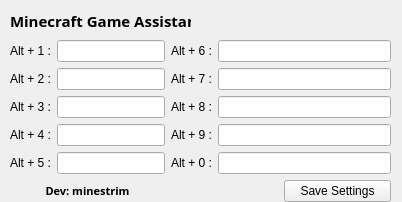
<?xml version="1.0" encoding="UTF-8"?>
<ui version="4.0">
 <class>MainWindow</class>
 <widget class="QMainWindow" name="MainWindow">
  <property name="geometry">
   <rect>
    <x>0</x>
    <y>0</y>
    <width>402</width>
    <height>202</height>
   </rect>
  </property>
  <property name="windowTitle">
   <string>MainWindow</string>
  </property>
  <widget class="QWidget" name="centralwidget">
   <widget class="QLabel" name="label">
    <property name="geometry">
     <rect>
      <x>10</x>
      <y>0</y>
      <width>181</width>
      <height>41</height>
     </rect>
    </property>
    <property name="font">
     <font>
      <family>Yu Gothic UI Semibold</family>
      <pointsize>11</pointsize>
      <weight>75</weight>
      <bold>true</bold>
     </font>
    </property>
    <property name="text">
     <string>Minecraft Game Assistant</string>
    </property>
   </widget>
   <widget class="QWidget" name="formLayoutWidget">
    <property name="geometry">
     <rect>
      <x>10</x>
      <y>40</y>
      <width>381</width>
      <height>171</height>
     </rect>
    </property>
    <layout class="QFormLayout" name="formLayout">
     <item row="0" column="0">
      <layout class="QVBoxLayout" name="text1_2">
       <item>
        <layout class="QHBoxLayout" name="horizontalLayout_9">
         <item>
          <widget class="QLabel" name="label_10">
           <property name="text">
            <string>Alt + 1 :</string>
           </property>
          </widget>
         </item>
         <item>
          <widget class="QLineEdit" name="a_1">
           <property name="alignment">
            <set>Qt::AlignCenter</set>
           </property>
          </widget>
         </item>
        </layout>
       </item>
       <item>
        <layout class="QHBoxLayout" name="horizontalLayout">
         <item>
          <widget class="QLabel" name="label_9">
           <property name="text">
            <string>Alt + 2 :</string>
           </property>
          </widget>
         </item>
         <item>
          <widget class="QLineEdit" name="a_2">
           <property name="alignment">
            <set>Qt::AlignCenter</set>
           </property>
          </widget>
         </item>
        </layout>
       </item>
       <item>
        <layout class="QHBoxLayout" name="horizontalLayout_10">
         <item>
          <widget class="QLabel" name="label_16">
           <property name="text">
            <string>Alt + 3 :</string>
           </property>
          </widget>
         </item>
         <item>
          <widget class="QLineEdit" name="a_3">
           <property name="alignment">
            <set>Qt::AlignCenter</set>
           </property>
          </widget>
         </item>
        </layout>
       </item>
       <item>
        <layout class="QHBoxLayout" name="horizontalLayout_6">
         <item>
          <widget class="QLabel" name="label_14">
           <property name="text">
            <string>Alt + 4 :</string>
           </property>
          </widget>
         </item>
         <item>
          <widget class="QLineEdit" name="a_4">
           <property name="alignment">
            <set>Qt::AlignCenter</set>
           </property>
          </widget>
         </item>
        </layout>
       </item>
       <item>
        <layout class="QHBoxLayout" name="horizontalLayout_11">
         <item>
          <widget class="QLabel" name="label_17">
           <property name="text">
            <string>Alt + 5 :</string>
           </property>
          </widget>
         </item>
         <item>
          <widget class="QLineEdit" name="a_5">
           <property name="alignment">
            <set>Qt::AlignCenter</set>
           </property>
          </widget>
         </item>
        </layout>
       </item>
       <item>
        <layout class="QHBoxLayout" name="horizontalLayout_14">
         <item>
          <widget class="QLabel" name="label_2">
           <property name="font">
            <font>
             <family>Segoe UI Black</family>
             <pointsize>8</pointsize>
             <weight>75</weight>
             <bold>true</bold>
            </font>
           </property>
           <property name="text">
            <string>Dev: minestrim</string>
           </property>
           <property name="alignment">
            <set>Qt::AlignCenter</set>
           </property>
          </widget>
         </item>
        </layout>
       </item>
      </layout>
     </item>
     <item row="0" column="1">
      <layout class="QVBoxLayout" name="text1">
       <item>
        <layout class="QHBoxLayout" name="horizontalLayout_5">
         <item>
          <widget class="QLabel" name="label_13">
           <property name="text">
            <string>Alt + 6 :</string>
           </property>
          </widget>
         </item>
         <item>
          <widget class="QLineEdit" name="a_6">
           <property name="alignment">
            <set>Qt::AlignCenter</set>
           </property>
          </widget>
         </item>
        </layout>
       </item>
       <item>
        <layout class="QHBoxLayout" name="horizontalLayout_12">
         <item>
          <widget class="QLabel" name="label_18">
           <property name="text">
            <string>Alt + 7 :</string>
           </property>
          </widget>
         </item>
         <item>
          <widget class="QLineEdit" name="a_7">
           <property name="alignment">
            <set>Qt::AlignCenter</set>
           </property>
          </widget>
         </item>
        </layout>
       </item>
       <item>
        <layout class="QHBoxLayout" name="horizontalLayout_3">
         <item>
          <widget class="QLabel" name="label_11">
           <property name="text">
            <string>Alt + 8 :</string>
           </property>
          </widget>
         </item>
         <item>
          <widget class="QLineEdit" name="a_8">
           <property name="alignment">
            <set>Qt::AlignCenter</set>
           </property>
          </widget>
         </item>
        </layout>
       </item>
       <item>
        <layout class="QHBoxLayout" name="horizontalLayout_13">
         <item>
          <widget class="QLabel" name="label_19">
           <property name="text">
            <string>Alt + 9 :</string>
           </property>
          </widget>
         </item>
         <item>
          <widget class="QLineEdit" name="a_9">
           <property name="alignment">
            <set>Qt::AlignCenter</set>
           </property>
          </widget>
         </item>
        </layout>
       </item>
       <item>
        <layout class="QHBoxLayout" name="horizontalLayout_4">
         <item>
          <widget class="QLabel" name="label_12">
           <property name="text">
            <string>Alt + 0 :</string>
           </property>
          </widget>
         </item>
         <item>
          <widget class="QLineEdit" name="a_0">
           <property name="alignment">
            <set>Qt::AlignCenter</set>
           </property>
          </widget>
         </item>
        </layout>
       </item>
       <item>
        <layout class="QHBoxLayout" name="horizontalLayout_2">
         <item>
          <widget class="QLabel" name="label_3">
           <property name="text">
            <string/>
           </property>
          </widget>
         </item>
         <item>
          <widget class="QPushButton" name="btn_save">
           <property name="text">
            <string>Save Settings</string>
           </property>
          </widget>
         </item>
        </layout>
       </item>
      </layout>
     </item>
    </layout>
   </widget>
  </widget>
 </widget>
 <resources/>
 <connections/>
</ui>
